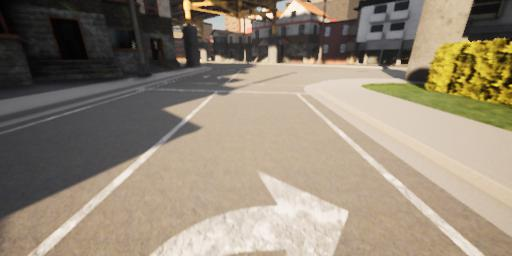
#> input picture v1/photos/lanes2.jpg, 512 x 256 px, found by its file name; its folder holds 4 pictures in this run
$ python pr.py
#> lines starting #> are read from the running program, lines starting #| are printed output that depends on the picture; long printed decimals are rounded
import cv2 as cv
import matplotlib.pyplot as plt
import numpy as np

def get_image(file_name, show=False):
#> called with file_name = './v1/photos/lanes2.jpg', show = False
  image = cv.imread(file_name)
#> image is the input picture: shape (256, 512, 3); mean B, G, R 118, 135.3, 147.1
  image = cv.cvtColor(image, cv.COLOR_BGR2RGB)
  if show:
    plt.imshow(image)
    plt.show()
  return image

def apply_mask(img):
  masked_img = img.copy()
  for y in range(int(img.shape[0] * 0.4)):
    masked_img[y, :] = np.zeros((img.shape[1:]))
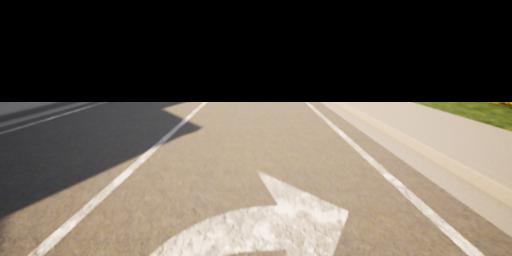
#> masked_img: shape (256, 512, 3); mean R, G, B 105.6, 97.2, 86.5
  return masked_img

vals = range(2, 9)
fig = plt.figure()
fig_shape = (3, len(vals))

for idx, i in enumerate(vals):
  img_title = './v1/photos/lanes{}.jpg'.format(i)
  print("Processing {}".format(img_title))

  img = apply_mask(get_image(img_title))
  ax = plt.subplot2grid(fig_shape, (0, idx))
  ax.imshow(img)
  plt.axis('off')

  lab = cv.cvtColor(img, cv.COLOR_RGB2LAB)
#> lab: shape (256, 512, 3); mean of channels 0, 1, 2 102.4, 129.4, 134.6
  l,a,b = cv.split(lab)
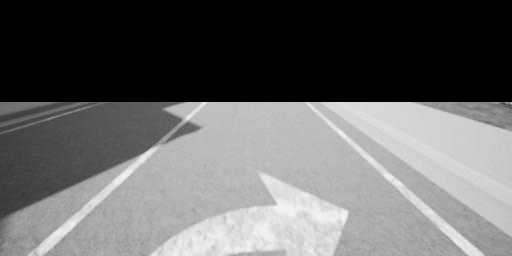
#> l: shape (256, 512); min 0, max 246, mean 102.4
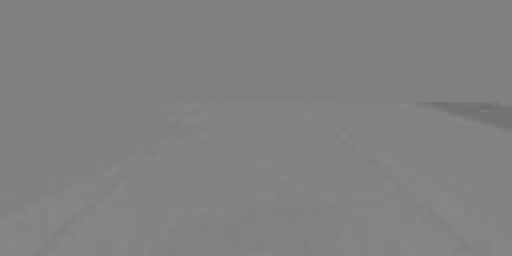
#> a: shape (256, 512); min 107, max 136, mean 129.4

  ax = plt.subplot2grid(fig_shape, (1, idx))
  ax.imshow(l, cmap="gray")
  plt.axis('off')

  print(np.max(l), np.min(l))
#| 246 0
  filtered_l = l/255
  print(np.max(filtered_l), np.min(filtered_l))
#| 0.9647 0.0
  maxVal = np.max(filtered_l)
#> maxVal = 0.965
  for y in range(l.shape[0]):
    for x in range(l.shape[1]):
      filtered_l[y, x] = filtered_l[y, x] + 1 - maxVal
      filtered_l[y, x] = filtered_l[y, x]**2
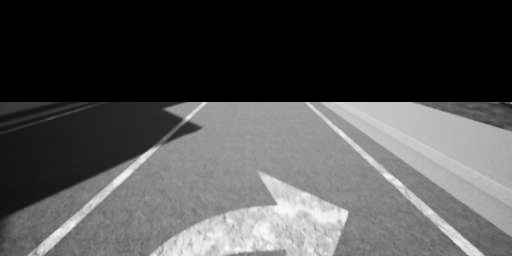
#> filtered_l: shape (256, 512) float64; min 0.00125, max 1, mean 0.317
      # filtered_l[y, x] = filtered_l[y, x] if filtered_l[y, x] > 0.8 else 0
  # filtered_l = l*255

  ax = plt.subplot2grid(fig_shape, (2, idx))
  ax.imshow(filtered_l, cmap="gray")
  plt.axis('off')
#> pass 2 of the loop `for idx, i in enumerate(vals):`:
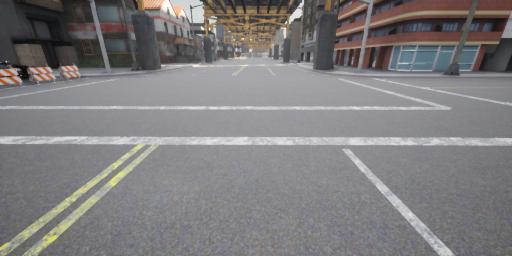
#> input picture v1/photos/lanes3.jpg, 512 x 256 px, found by its file name
#> in get_image, image is the input picture: shape (256, 512, 3); mean B, G, R 126.6, 124.9, 127.4
#> lab: shape (256, 512, 3); mean of channels 0, 1, 2 87.7, 128.3, 127.1
#> `l,a,b = cv.split(lab)`:
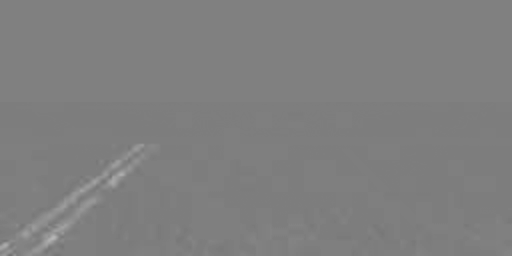
#> b: shape (256, 512); min 113, max 183, mean 127.1
#| 236 0
#| 0.9255 0.0
#> maxVal = 0.925
#> after the loop `for y in range(l.shape[0]):`:
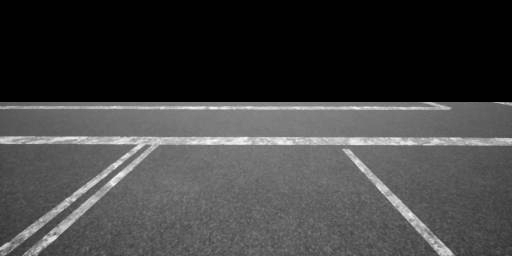
#> filtered_l: shape (256, 512) float64; min 0.00555, max 1, mean 0.258
#> (the run stopped early here; a loop or call above may not have finished)
